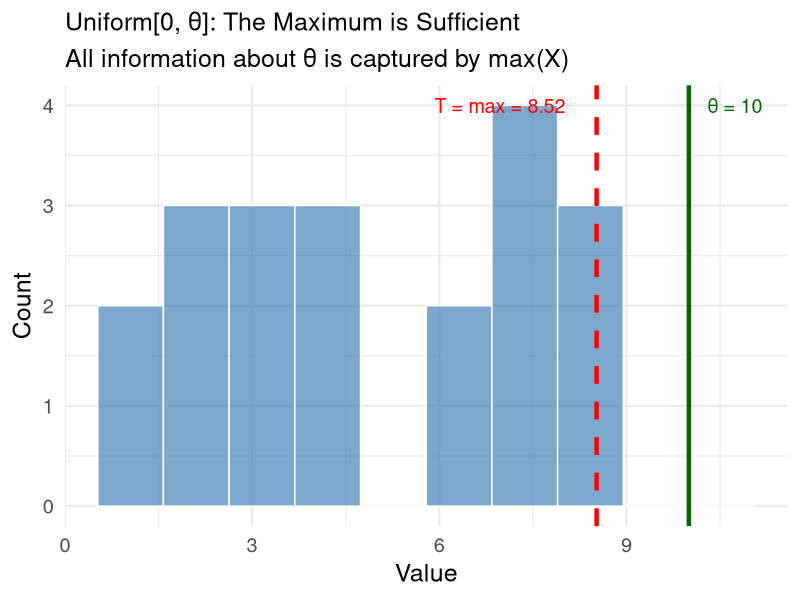
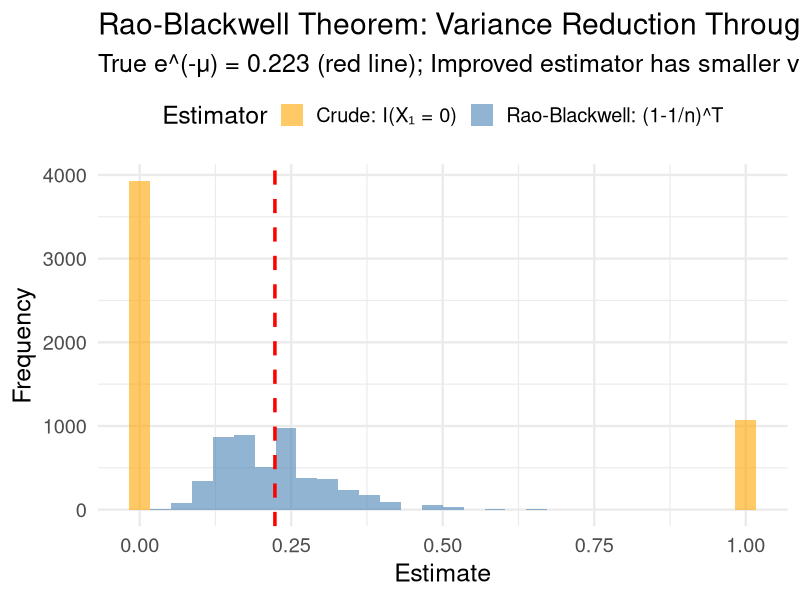

Here is the R script that generated these plots, in order:
## ---- chunk 1
#| label: setup
#| include: false
library(tidyverse)
set.seed(42)
theme_set(theme_minimal(base_size = 18))
## ---- chunk 2
# Simulated relapse times (months) for 15 patients
set.seed(123)
true_lambda <- 0.1  # Rate parameter (relapses per month)
relapse_times <- rexp(15, rate = true_lambda)

# Sufficient statistic
T_sum <- sum(relapse_times)
T_mean <- mean(relapse_times)

cat("Individual relapse times:\n")
cat(round(relapse_times, 2), "\n\n")
cat("Sufficient statistic T = Σx_i:", round(T_sum, 2), "months\n")
cat("Equivalently, x̄ =", round(T_mean, 2), "months\n")
cat("MLE of λ = 1/x̄ =", round(1/T_mean, 4), "per month")
## ---- chunk 3
#| echo: false
#| fig-height: 5.5
set.seed(456)
theta_true <- 10
n <- 20
uniform_data <- runif(n, 0, theta_true)

tibble(x = uniform_data) |> 
  ggplot(aes(x = x)) +
  geom_histogram(bins = 10, fill = "steelblue", alpha = 0.7, color = "white") +
  geom_vline(xintercept = max(uniform_data), color = "red", linewidth = 1.5, linetype = "dashed") +
  geom_vline(xintercept = theta_true, color = "darkgreen", linewidth = 1.5) +
  annotate("text", x = max(uniform_data) - 0.5, y = 4, 
           label = paste0("T = max = ", round(max(uniform_data), 2)), 
           color = "red", hjust = 1, size = 5) +
  annotate("text", x = theta_true + 0.3, y = 4, 
           label = paste0("θ = ", theta_true), 
           color = "darkgreen", hjust = 0, size = 5) +
  labs(title = "Uniform[0, θ]: The Maximum is Sufficient",
       subtitle = "All information about θ is captured by max(X)",
       x = "Value", y = "Count") +
  theme(plot.title = element_text(size = 18))
## ---- chunk 4
# Two samples with same mean but different maxima
data_A <- c(2, 4, 6, 8)  # mean = 5, max = 8
data_B <- c(1, 4, 5, 10) # mean = 5, max = 10

cat("Dataset A: mean =", mean(data_A), ", max =", max(data_A), "\n")
cat("Dataset B: mean =", mean(data_B), ", max =", max(data_B), "\n")
## ---- chunk 5
# Systolic blood pressure measurements (mmHg) from 30 hypertension patients
set.seed(789)
bp_data <- rnorm(30, mean = 145, sd = 15)

# Jointly sufficient statistics for (μ, σ²)
T1 <- sum(bp_data)
T2 <- sum(bp_data^2)

# Equivalent sufficient statistics
x_bar <- mean(bp_data)
s_squared <- var(bp_data)

cat("Jointly sufficient statistics:\n")
cat("T₁ = Σxᵢ =", round(T1, 1), "\n")
cat("T₂ = Σxᵢ² =", round(T2, 1), "\n\n")
cat("Equivalent form:\n")
cat("x̄ =", round(x_bar, 2), "mmHg\n")
cat("S² =", round(s_squared, 2), "mmHg²")
## ---- chunk 6
#| code-fold: true
set.seed(42)
mu_true <- 1.5
n <- 10
n_sims <- 5000

# Simulate Poisson samples and compute estimators
poisson_sim <- tibble(sim = 1:n_sims) |> 
  mutate(
    data = map(sim, \(s) rpois(n, mu_true)),
    T_sum = map_dbl(data, sum),
    crude_U = map_dbl(data, \(d) as.numeric(d[1] == 0)),  # I(X_1 = 0)
    improved_U = (1 - 1/n)^T_sum,  # Rao-Blackwell improved
    mle = exp(-T_sum/n)  # MLE of e^(-μ)
  )

# True value
true_prob <- exp(-mu_true)

# Compare estimators
comparison <- poisson_sim |> 
  summarize(
    `E(Crude U)` = mean(crude_U),
    `E(Improved U*)` = mean(improved_U),
    `E(MLE)` = mean(mle),
    `Var(Crude U)` = var(crude_U),
    `Var(Improved U*)` = var(improved_U),
    `Var(MLE)` = var(mle)
  )

cat("True P(X = 0) = e^(-μ) =", round(true_prob, 4), "\n\n")
print(comparison |> pivot_longer(everything()) |> mutate(value = round(value, 4)))
## ---- chunk 7
#| echo: false
#| fig-height: 5.5
poisson_sim |> 
  select(crude_U, improved_U) |> 
  pivot_longer(everything(), names_to = "Estimator", values_to = "Estimate") |> 
  mutate(Estimator = case_when(
    Estimator == "crude_U" ~ "Crude: I(X₁ = 0)",
    Estimator == "improved_U" ~ "Rao-Blackwell: (1-1/n)^T"
  )) |> 
  ggplot(aes(x = Estimate, fill = Estimator)) +
  geom_histogram(bins = 30, alpha = 0.6, position = "identity") +
  geom_vline(xintercept = true_prob, color = "red", linetype = "dashed", linewidth = 1.2) +
  labs(title = "Rao-Blackwell Theorem: Variance Reduction Through Sufficiency",
       subtitle = paste0("True e^(-μ) = ", round(true_prob, 3), " (red line); Improved estimator has smaller variance"),
       x = "Estimate", y = "Frequency") +
  scale_fill_manual(values = c("orange", "steelblue")) +
  theme(legend.position = "top")
## ---- chunk 8
#| echo: false
#| fig-height: 4
library(DiagrammeR)

grViz("
digraph MVUE_path {
  graph [rankdir = LR, bgcolor = transparent]
  node [shape = box, style = filled, fillcolor = lightblue]
  
  A [label = 'Find Sufficient\\nStatistic T']
  B [label = 'Check if T\\nis Complete']
  C [label = 'Find Unbiased\\nFunction h(T)']
  D [label = 'h(T) is the\\nUnique MVUE!', fillcolor = lightgreen]
  
  A -> B -> C -> D
}
")
## ---- chunk 9
# Disease cases in 8 regions
disease_cases <- c(3, 5, 2, 7, 4, 6, 3, 5)
n <- length(disease_cases)

# Sufficient statistic
T_total <- sum(disease_cases)

# MVUE of μ
mu_hat <- mean(disease_cases)

# MVUE of P(no cases) = e^(-μ)
prob_zero_hat <- (1 - 1/n)^T_total

cat("Sufficient statistic T = Σxᵢ =", T_total, "\n")
cat("MVUE of μ:", mu_hat, "cases per region\n")
cat("Improved estimate of P(no cases):", round(prob_zero_hat, 4))
## ---- chunk 10
# 50 patients: 1 = responded, 0 = no response
set.seed(111)
responses <- rbinom(50, 1, prob = 0.7)

# Sufficient statistic
T_sum <- sum(responses)

# MVUE of p (sample proportion)
p_hat <- mean(responses)

# 95% CI for p (using normal approximation)
se <- sqrt(p_hat * (1 - p_hat) / length(responses))
ci <- p_hat + c(-1.96, 1.96) * se

cat("Sufficient statistic T = Σxᵢ =", T_sum, "responders\n")
cat("MVUE of p:", p_hat, "\n")
cat("95% CI: (", round(ci[1], 3), ",", round(ci[2], 3), ")")
## ---- chunk 11
# Survival times (months) for 20 patients
survival_times <- c(14.2, 8.5, 23.1, 11.7, 19.8, 6.3, 15.4, 12.9, 
                    25.6, 9.1, 18.3, 7.8, 21.4, 13.2, 16.7, 10.5,
                    22.8, 8.9, 17.6, 11.3)

n <- length(survival_times)
T_sum <- sum(survival_times)

# MLE/MVUE of λ
lambda_hat <- 1 / mean(survival_times)

# MVUE of median survival time (= log(2)/λ)
median_hat <- log(2) * mean(survival_times)

# MVUE of 1-year survival probability P(X > 12) = e^(-12λ)
surv_12 <- exp(-12 * lambda_hat)

cat("Sufficient statistic T =", round(T_sum, 1), "months\n")
cat("MVUE of λ:", round(lambda_hat, 4), "per month\n")
cat("Estimated median survival:", round(median_hat, 1), "months\n")
cat("Estimated P(survive > 12 months):", round(surv_12, 3))
